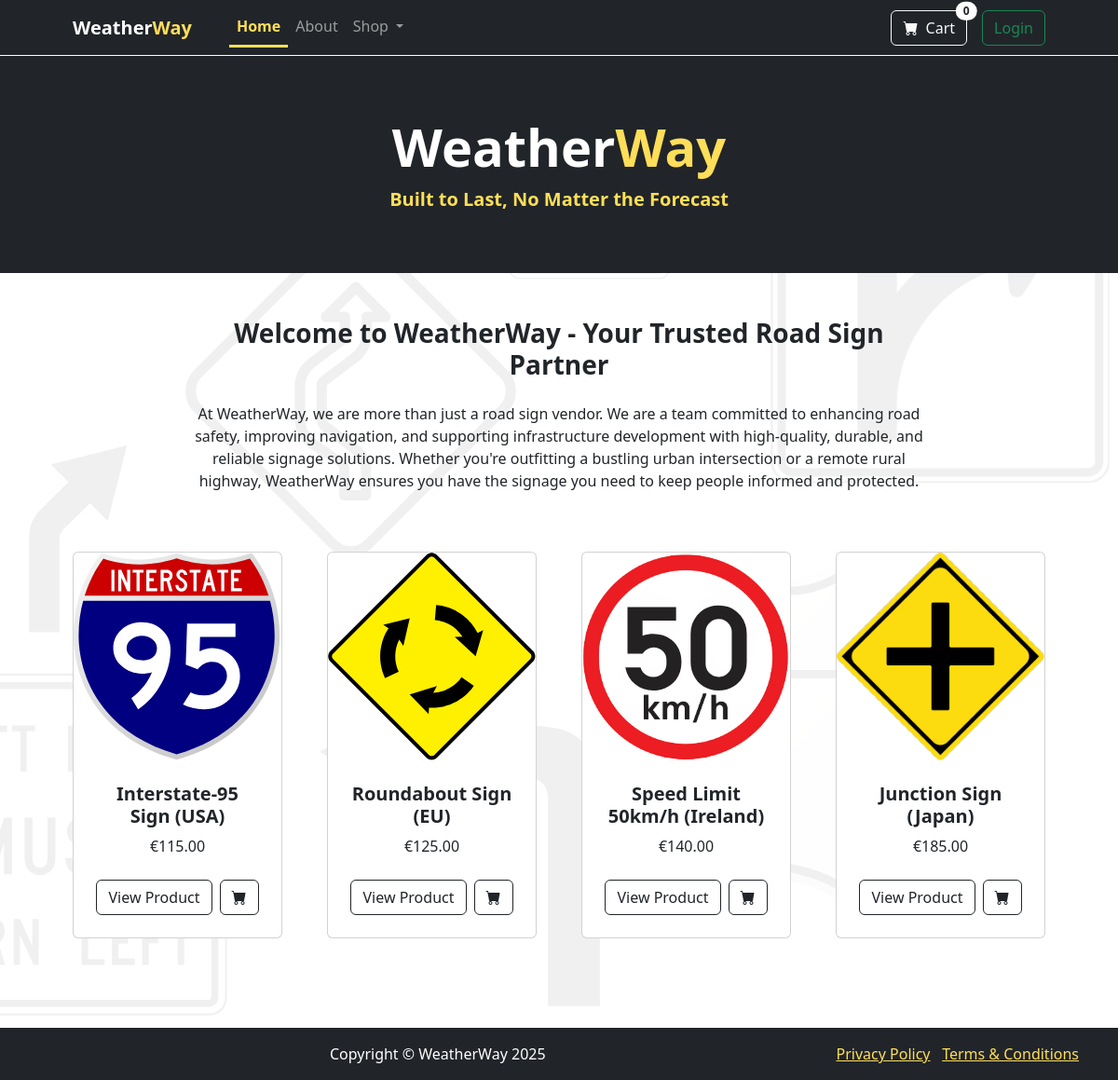
The page / on the database its author committed.
### model/models.py (models this page shows, shortened)
class Product(db.Model):
    id = db.Column(db.String(10), primary_key=True)
    name = db.Column(db.String(100), nullable=False)
    brand = db.Column(db.String(50), nullable=False)
    price = db.Column(db.Float(10000), nullable=False)
    coating = db.Column(db.String(50))
    materials = db.Column(db.String(100))
    embossing = db.Column(db.String(50))
    image_url = db.Column(db.String(200))
    description = db.Column(db.Text)
    country = db.Column(db.String(50), nullable=False)

### app.py (the view)
@app.route('/')
def customer_home():
    products = Product.query.all()
    selected_products = [products[1], products[4], products[5], products[8]]
    return render_template('customer-home.html', products=selected_products)

### app.py (called while the page is built)
@app.before_request
def ensure_basket_exists():
    if 'basket' not in session:
        session['basket'] = {}  # Store cart as a dictionary (product_id → item details)

### templates/customer-home.html (shortened to what this page needs)
{% extends "base.html" %}
{% block content %}
<header class="bg-dark py-3">
    <div class="container px-4 px-lg-5 my-5">
        <div class="text-center">
            <h1 class="display-4 fw-bolder">
                <span style="color:white">Weather</span><span style="color:#ffde59">Way</span>
            </h1>
            <p class="lead fw-semibold" style="color:#ffde59">Built to Last, No Matter the Forecast</p>
        </div>
    </div>
</header>
<section class="py-5">
    <div class="row gx-4 gx-lg-5 justify-content-center">
        <div class="col-lg-8">
            <h3 class="fw-bolder mb-4 text-center">Welcome to WeatherWay - Your Trusted Road Sign Partner</h3>
            <p class="text-center">At WeatherWay, we are more than just a road sign vendor. We are a team committed to enhancing road safety, improving navigation, and supporting infrastructure development with high-quality, durable, and reliable signage solutions. Whether you're outfitting a bustling urban intersection or a remote rural highway, WeatherWay ensures you have the signage you need to keep people informed and protected.</p>
        </div>
    </div>
    <div class="container px-4 px-lg-5 mt-5">
        <div class="row gx-4 gx-lg-5 row-cols-1 row-cols-sm-2 row-cols-md-3 row-cols-lg-4 justify-content-center">
            {% for product in products %}
            <div class="col mb-5">
                <div class="card h-100">
                    <img class="card-img-top img-fluid" src="{{ url_for('static', filename=product.image_url) }}" alt="{{ product.name }}">
                    <div class="card-body p-4">
                        <div class="text-center">
                            <h5 class="fw-bolder">{{ product.name }}</h5>
                            €{{ "{:.2f}".format(product.price) }}
                        </div>
                    </div>
                    <div class="card-footer p-4 pt-0 border-top-0 bg-transparent">
                        <div class="d-flex justify-content-center">
                            <a class="btn btn-outline-dark mt-auto me-2" href="{{ url_for('product_details', product_id=product.id) }}">
                                View Product
                            </a>
                                <button class="btn btn-outline-dark flex-shrink-0" type="button" onclick="addToCart('{{ product.id }}')">
                                    <i class="bi-cart-fill"></i>
                                </button>
                        </div>
                    </div>
                </div>
            </div>
            {% endfor %}
        </div>
    </div>
</section>
{% endblock %}

### templates/base.html (shortened to what this page needs)
<!DOCTYPE html>
<html lang="en">
    <head>
        <link href="{{ url_for('static', filename='styles.css') }}" rel="stylesheet" />
        <link href="https://cdn.jsdelivr.net/npm/bootstrap-icons@1.10.2/font/bootstrap-icons.css" rel="stylesheet">
    </head>
    <body class="customer-bg">
        <nav class="navbar navbar-expand-lg navbar-dark bg-dark navbar-divider">
            <div class="container px-4 px-lg-5">
                <a class="navbar-brand" href="/">
                    <strong style="color: #ffffff;">Weather</strong><strong style="color: #ffde59;">Way</strong>
                </a>
                <div class="collapse navbar-collapse" id="navbarSupportedContent">
                    <ul class="navbar-nav me-auto mb-2 mb-lg-0 ms-lg-4">
                        <li class="nav-item">
                            <a class="nav-link {% if request.path == '/' %}active{% endif %}" href="{{ url_for('customer_home') }}">Home</a>
                        </li>
                        <li class="nav-item">
                            <a class="nav-link {% if request.path == '/about' %}active{% endif %}" href="{{ url_for('about') }}">About</a>
                        </li>
                        <li class="nav-item dropdown">
                            <a class="nav-link dropdown-toggle {% if request.path.startswith('/all-products') or request.path.startswith('/featured-products') %}active{% endif %}"
                            id="navbarDropdown" href="#" role="button" data-bs-toggle="dropdown" aria-expanded="false">
                            Shop
                            </a>
                        </li>
                    </ul>
                    <ul class="navbar-nav ms-auto">
                        <li class="nav-item">
                            <a class="btn btn-outline-light me-3 position-relative" href="{{ url_for('shopping_cart') }}">
                                <i class="bi-cart-fill me-1"></i> Cart
                                <span class="position-absolute top-0 start-100 translate-middle badge rounded-pill bg-white text-dark">
                                    {% set total_cart_quantity = session['basket'].values()|sum(attribute='quantity') if session.get('basket') else 0 %}
                                    {{ total_cart_quantity }}
                                </span>
                            </a>
                        </li>
                        {% if current_user.is_authenticated %}
                            <li class="nav-item">
                                <a class="btn btn-outline-danger" href="{{ url_for('logout') }}">Logout</a>
                            </li>
                            <li class="nav-item">
                                <a class="nav-link ">Welcome, {{ current_user.first_name }}</a>
                            </li>
                        {% else %}
                            <li class="nav-item">
                                <a class="btn btn-outline-success" href="{{ url_for('login') }}">Login</a>
                            </li>
                        {% endif %}
                    </ul>
                </div>
            </div>
        </nav>
        <main>
            {% block content %}
            {% endblock %}
        </main>
        <footer class="py-3 bg-dark">
            <div class="container d-flex justify-content-between align-items-center">
                <p class="m-0 text-center text-white flex-grow-1 text-md-center">Copyright &copy; WeatherWay 2025</p>
                <div class="text-end">
                    <a href="{{ url_for('privacy_policy') }}" style="color: #FFDE59FF">Privacy Policy</a>
                    &middot;
                    <a href="{{ url_for('terms_conditions') }}" style="color: #FFDE59FF">Terms &amp; Conditions</a>
                </div>
            </div>
        </footer>
    </body>
</html>

### rows shown on the page
Product: image_url (picture), name "Interstate-95 Sign (USA)", price "115.00"
Product: image_url (picture), name "Roundabout Sign (EU)", price "125.00"
Product: image_url (picture), name "Speed Limit 50km/h (Ireland)", price "140.00"
Product: image_url (picture), name "Junction Sign (Japan)", price "185.00"

### other values the page prints
{{ total_cart_quantity }} "0"
